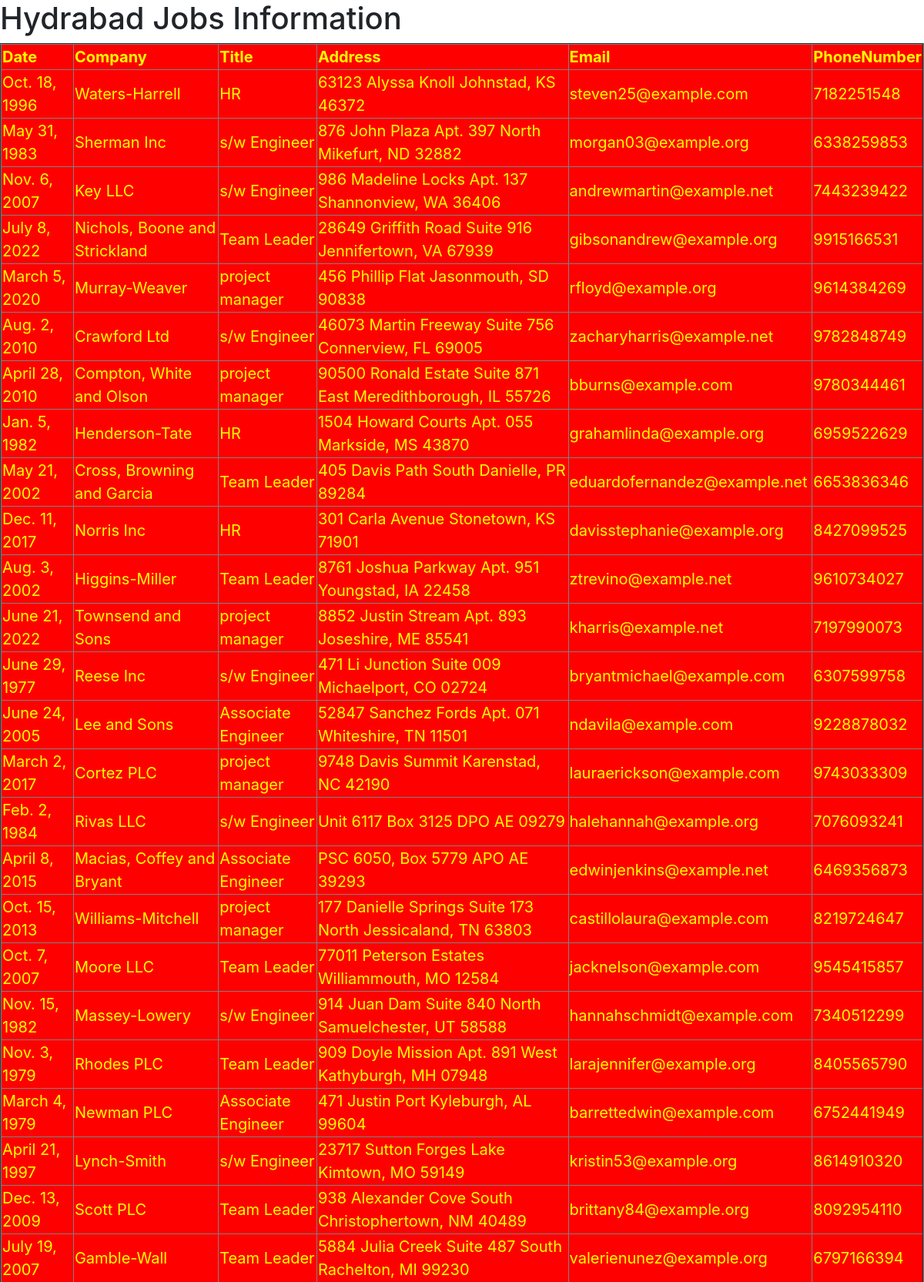
/hydjobsinfo/ (upper part), run on the app's committed database.
### testapp/models.py (models this page shows)
class HydJobs(models.Model):
    date = models.DateField()
    company = models.CharField(max_length=20)
    title = models.CharField(max_length=30)
    address = models.TextField()
    email = models.EmailField()
    phonenumber = models.BigIntegerField()

### testapp/views.py (the view)
# urls.py: path('hydjobsinfo/', views.hydjobs_view),
def hydjobs_view(request):
    jobs_list = HydJobs.objects.all()
    my_dict = {'jobs_list':jobs_list}
    return render(request,'testapp/hydjobs.html',my_dict)

### templates/testapp/hydjobs.html (shortened to what this page needs)
<!DOCTYPE html>
{% load static %}
<html lang="en">
<head>
    <link rel="stylesheet" href="https://cdn.jsdelivr.net/npm/bootstrap@4.6.2/dist/css/bootstrap.min.css">
    <link rel="stylesheet" href="{% static 'css/jobs.css' %}">
</head>
<body>
<h1>Hydrabad Jobs Information</h1>
{% if jobs_list %}
<table border="2">
    <thead>
    <th>Date</th>
    <th>Company</th>
    <th>Title</th>
    <th>Address</th>
    <th>Email</th>
    <th>PhoneNumber</th>
    </thead>
    {% for job in jobs_list %}
    <tr>
        <td>{{job.date}}</td>
        <td>{{job.company}}</td>
        <td>{{job.title}}</td>
        <td>{{job.address}}</td>
        <td>{{job.email}}</td>
        <td>{{job.phonenumber}}</td>
    </tr>
    {% endfor %}
</table>
{% else %}
<p id="sp">No Jobs in Hydrabad...</p>
{% endif %}
</body>
</html>

### static/css/jobs.css (style rules this page uses)
table { color: yellow; background: red; margin: auto; font-size: 20px; }

### data on the page
HydJobs: date "Oct. 18, 1996", company "Waters-Harrell", title "HR", address "63123 Alyssa Knoll Johnstad, KS 46372", email "steven25@example.com", phonenumber "7182251548"
HydJobs: date "May 31, 1983", company "Sherman Inc", title "s/w Engineer", address "876 John Plaza Apt. 397 North Mikefurt, ND 32882", email "morgan03@example.org", phonenumber "6338259853"
HydJobs: date "Nov. 6, 2007", company "Key LLC", title "s/w Engineer", address "986 Madeline Locks Apt. 137 Shannonview, WA 36406", email "andrewmartin@example.net", phonenumber "7443239422"
HydJobs: date "July 8, 2022", company "Nichols, Boone and Strickland", title "Team Leader", address "28649 Griffith Road Suite 916 Jennifertown, VA 67939", email "gibsonandrew@example.org", phonenumber "9915166531"
HydJobs: date "March 5, 2020", company "Murray-Weaver", title "project manager", address "456 Phillip Flat Jasonmouth, SD 90838", email "rfloyd@example.org", phonenumber "9614384269"
HydJobs: date "Aug. 2, 2010", company "Crawford Ltd", title "s/w Engineer", address "46073 Martin Freeway Suite 756 Connerview, FL 69005", email "zacharyharris@example.net", phonenumber "9782848749"
HydJobs: date "April 28, 2010", company "Compton, White and Olson", title "project manager", address "90500 Ronald Estate Suite 871 East Meredithborough, IL 55726", email "bburns@example.com", phonenumber "9780344461"
HydJobs: date "Jan. 5, 1982", company "Henderson-Tate", title "HR", address "1504 Howard Courts Apt. 055 Markside, MS 43870", email "grahamlinda@example.org", phonenumber "6959522629"
HydJobs: date "May 21, 2002", company "Cross, Browning and Garcia", title "Team Leader", address "405 Davis Path South Danielle, PR 89284", email "eduardofernandez@example.net", phonenumber "6653836346"
HydJobs: date "Dec. 11, 2017", company "Norris Inc", title "HR", address "301 Carla Avenue Stonetown, KS 71901", email "davisstephanie@example.org", phonenumber "8427099525"
HydJobs: date "Aug. 3, 2002", company "Higgins-Miller", title "Team Leader", address "8761 Joshua Parkway Apt. 951 Youngstad, IA 22458", email "ztrevino@example.net", phonenumber "9610734027"
HydJobs: date "June 21, 2022", company "Townsend and Sons", title "project manager", address "8852 Justin Stream Apt. 893 Joseshire, ME 85541", email "kharris@example.net", phonenumber "7197990073"
HydJobs: date "June 29, 1977", company "Reese Inc", title "s/w Engineer", address "471 Li Junction Suite 009 Michaelport, CO 02724", email "bryantmichael@example.com", phonenumber "6307599758"
HydJobs: date "June 24, 2005", company "Lee and Sons", title "Associate Engineer", address "52847 Sanchez Fords Apt. 071 Whiteshire, TN 11501", email "ndavila@example.com", phonenumber "9228878032"
HydJobs: date "March 2, 2017", company "Cortez PLC", title "project manager", address "9748 Davis Summit Karenstad, NC 42190", email "lauraerickson@example.com", phonenumber "9743033309"
HydJobs: date "Feb. 2, 1984", company "Rivas LLC", title "s/w Engineer", address "Unit 6117 Box 3125 DPO AE 09279", email "halehannah@example.org", phonenumber "7076093241"
HydJobs: date "April 8, 2015", company "Macias, Coffey and Bryant", title "Associate Engineer", address "PSC 6050, Box 5779 APO AE 39293", email "edwinjenkins@example.net", phonenumber "6469356873"
HydJobs: date "Oct. 15, 2013", company "Williams-Mitchell", title "project manager", address "177 Danielle Springs Suite 173 North Jessicaland, TN 63803", email "castillolaura@example.com", phonenumber "8219724647"
HydJobs: date "Oct. 7, 2007", company "Moore LLC", title "Team Leader", address "77011 Peterson Estates Williammouth, MO 12584", email "jacknelson@example.com", phonenumber "9545415857"
HydJobs: date "Nov. 15, 1982", company "Massey-Lowery", title "s/w Engineer", address "914 Juan Dam Suite 840 North Samuelchester, UT 58588", email "hannahschmidt@example.com", phonenumber "7340512299"
HydJobs: date "Nov. 3, 1979", company "Rhodes PLC", title "Team Leader", address "909 Doyle Mission Apt. 891 West Kathyburgh, MH 07948", email "larajennifer@example.org", phonenumber "8405565790"
HydJobs: date "March 4, 1979", company "Newman PLC", title "Associate Engineer", address "471 Justin Port Kyleburgh, AL 99604", email "barrettedwin@example.com", phonenumber "6752441949"
HydJobs: date "April 21, 1997", company "Lynch-Smith", title "s/w Engineer", address "23717 Sutton Forges Lake Kimtown, MO 59149", email "kristin53@example.org", phonenumber "8614910320"
HydJobs: date "Dec. 13, 2009", company "Scott PLC", title "Team Leader", address "938 Alexander Cove South Christophertown, NM 40489", email "brittany84@example.org", phonenumber "8092954110"
HydJobs: date "July 19, 2007", company "Gamble-Wall", title "Team Leader", address "5884 Julia Creek Suite 487 South Rachelton, MI 99230", email "valerienunez@example.org", phonenumber "6797166394"
